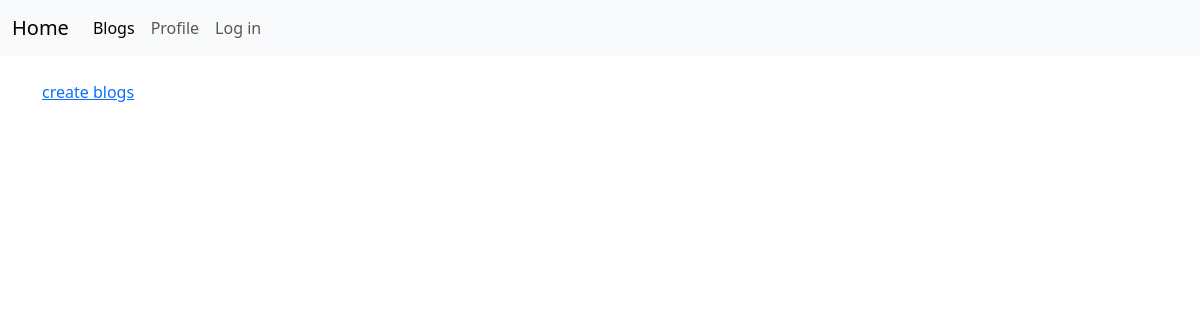
The page /blog/Blogsview/ (signed in) on the database as committed earlier.
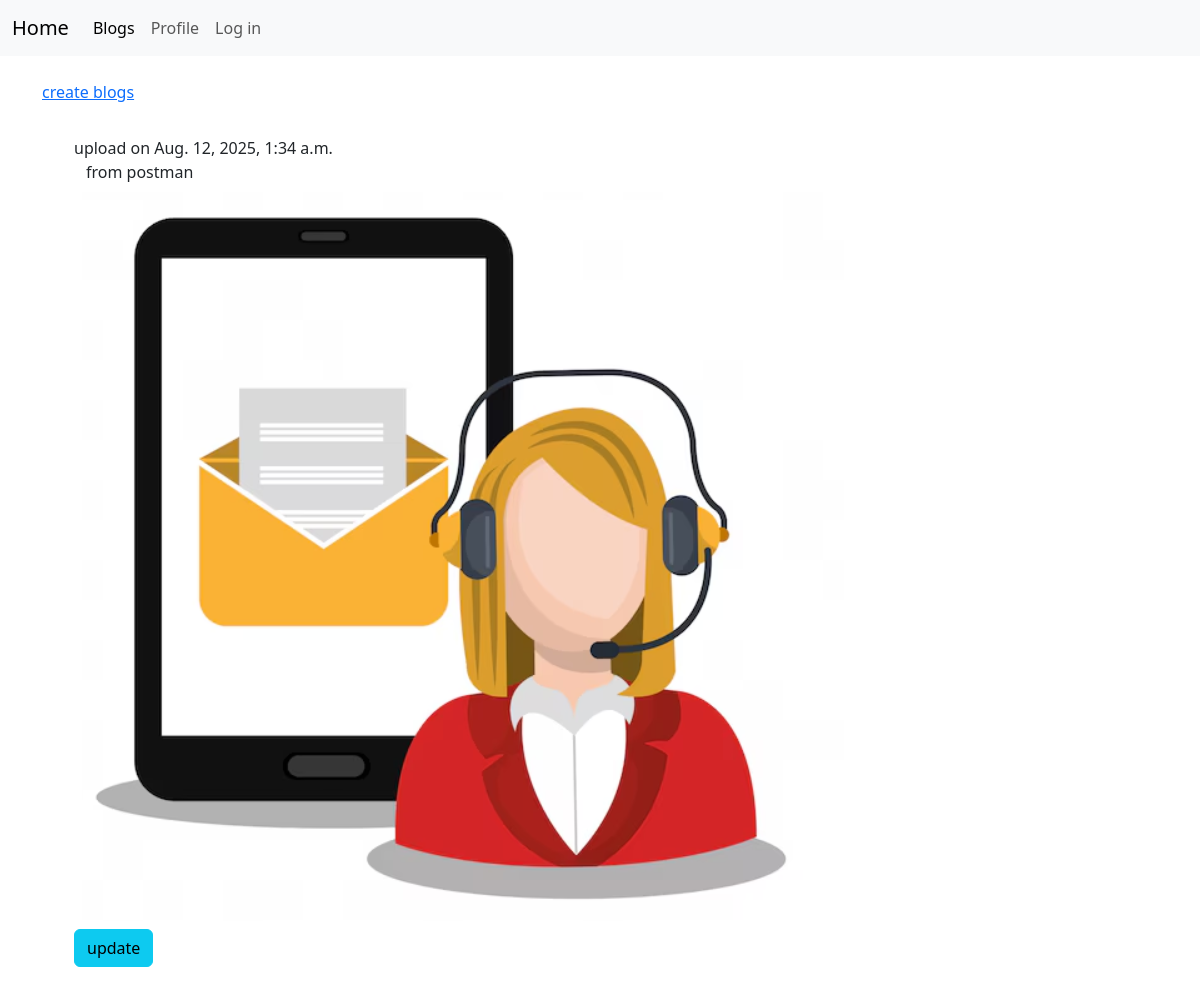
The same page on the database as committed later.
### blog/models.py (models this page shows, shortened)
class Blogs(models.Model):
  blog_owner=models.ForeignKey(User,on_delete=models.CASCADE,related_name="blogs")
  blog_text=models.TextField()
  blog_img=models.ImageField(upload_to="blogs", blank=True,null=True)
  blog_upload_time=models.DateTimeField(auto_now_add=True)
  blog_last_upload_time=models.DateTimeField(auto_now=True)

### blog/views.py (the view)
# urls.py: path('Blogsview/', views.Blogsview, name="Blogsview"),
@login_required(login_url="home:login")
def Blogsview(request):
  myblogs=Blogs.objects.filter(blog_owner=request.user).order_by("-blog_upload_time")
  contex={"blogs":myblogs,"user":request.user}
  return render(request,"blog/blogs.html",context=contex)

### blog/templates/blog/blogs.html (shortened to what this page needs)
{% extends "./index.html" %} {% block title %} Blogs page {% endblock title %} {% block content %}
<a href="{% url 'home:blog:createblogview' %}">create blogs</a>
<div class="container p-4">
  {% for blog in blogs %}
  <div class="item p-2">
    upload on {{blog.blog_upload_time}}
    <div class="container">{{blog.blog_text}}</div>
    <div class="container p-2">
      {% if blog.blog_img %}
      <img src="{{blog.blog_img.url}}" alt="blog_img" />
      {% endif %}
    </div>
    <a href="{% url 'home:blog:updateblogview' pk=blog.id %}" class="btn btn-info">update</a>
  </div>
  {% endfor %}
</div>
{% endblock content %}

Rows that differ between the two databases and show on the page:
added Blogs: blog_upload_time "Aug. 12, 2025, 1:34 a.m.", blog_text "from postman", blog_img (picture)
